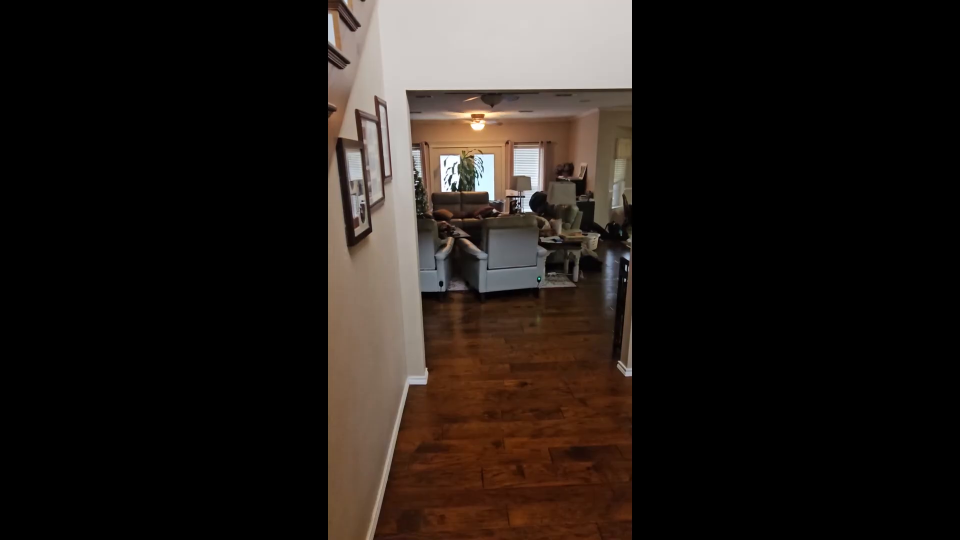
#> input picture frame 6 of drop.mp4, 1920 x 1080 px, given in place of aaaa.mp4, which was not available (shown at 1/2 size)
$ python test.py
#> lines starting #> are read from the running program, lines starting #| are printed output that depends on the picture; after the words box and inside, x2 and y2 are one past the last pixel; in counts of white or black regions, pixels touching at a corner belong together; pictures that were not available may be replaced by others from this repository, and a replacement may not be noted
import cv2

video_path = 'aaaa.mp4'
cap = cv2.VideoCapture(video_path)

fps = cap.get(cv2.CAP_PROP_FPS) or 30
frames_to_skip = int(0.5 * fps)

# Increased varThreshold to 100 to ignore small lighting changes/noise
fgbg = cv2.createBackgroundSubtractorMOG2(history=500, varThreshold=100, detectShadows=False)

skip_counter = 0

while cap.isOpened():
    ret, frame = cap.read()
#> frame is the input picture: shape (1080, 1920, 3); mean B, G, R 25, 29.2, 35.9
    if not ret: break

    # 1. Pre-processing: Blur the frame to remove high-frequency noise/grain
    # This prevents "salt and pepper" noise from being detected as movement
    blurred = cv2.GaussianBlur(frame, (21, 21), 0)

    # 2. Apply background subtraction on the blurred frame
    fgmask = fgbg.apply(blurred)
#> fgmask: shape (1080, 1920); every value is 255

    # 3. Morphological Operations: "Close" holes and "Dilate" the object
    # This joins nearby moving pixels into one solid mass
    kernel = cv2.getStructuringElement(cv2.MORPH_RECT, (5, 5))
    fgmask = cv2.dilate(fgmask, kernel, iterations=2)

    contours, _ = cv2.findContours(fgmask, cv2.RETR_EXTERNAL, cv2.CHAIN_APPROX_SIMPLE)
#> contours = [[[0, 0], [0, 1079], [1919, 1079], [1919, 0]]]

    detected = False
    for cnt in contours:
        # Increased area threshold to 1500 to ignore small moving artifacts
        if cv2.contourArea(cnt) > 1500:
            x, y, w, h = cv2.boundingRect(cnt)
            cv2.rectangle(frame, (x, y), (x + w, h + y), (0, 255, 0), 2)
            detected = True
#> this loop made 1 pass
#> (cnt, x, y, w, h, detected) on pass 1: ([[0, 0], [0, 1079], [1919, 1079], [1919, 0]], 0, 0, 1920, 1080, True)
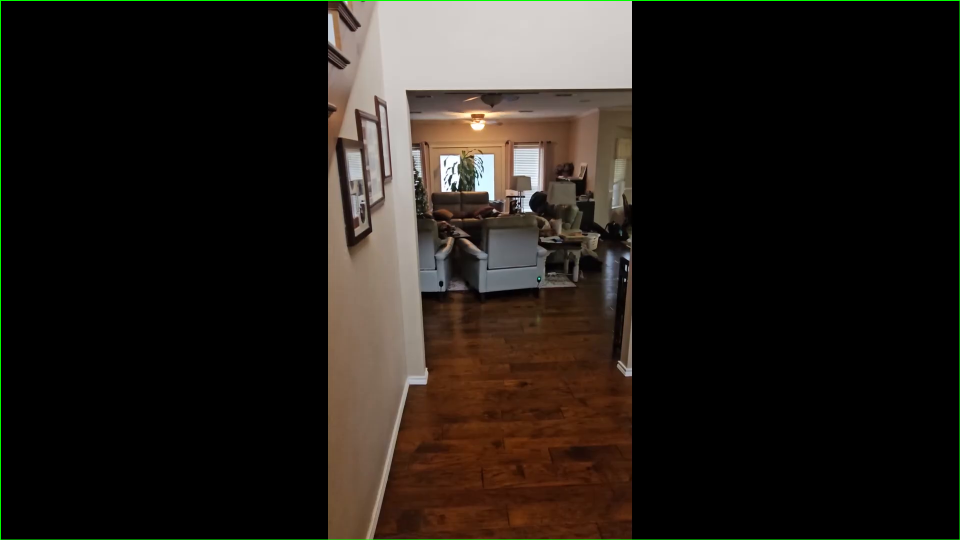
#> frame: shape (1080, 1920, 3) (shown at 1/2 size); 0.43% of pixels changed, all inside (x1, y1, x2, y2) = (0, 0, 1920, 1080)

    # 4. Logic for Skip/Pause
    if skip_counter > 0:
        skip_counter -= 1
        cv2.imshow('Free Fall Detection', frame)
        cv2.waitKey(1)
    elif detected:
        cv2.putText(frame, "DETECTION PAUSED - Press ENTER", (20, 40),
                    cv2.FONT_HERSHEY_SIMPLEX, 0.8, (0, 0, 255), 2)
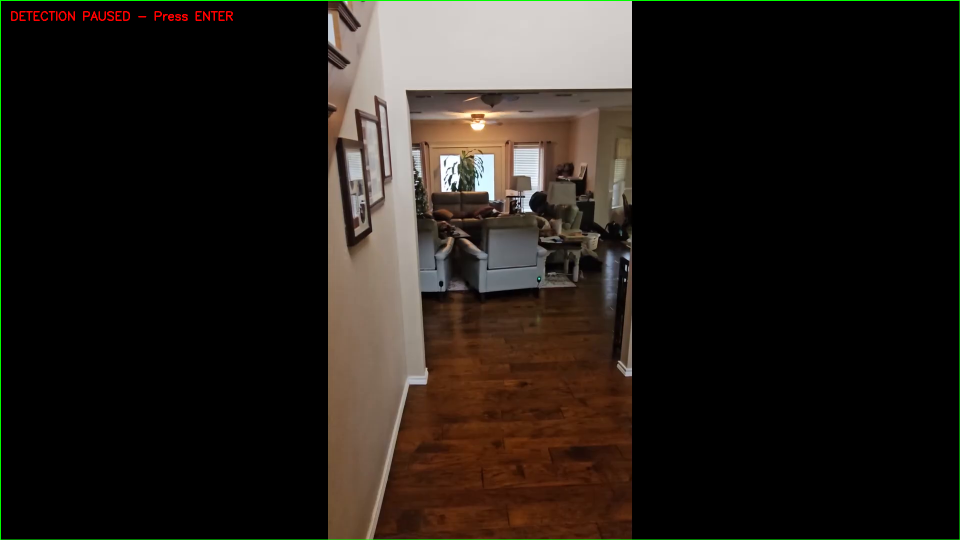
#> frame: shape (1080, 1920, 3) (shown at 1/2 size); 0.15% of pixels changed, all inside (x1, y1, x2, y2) = (22, 22, 466, 42)
        cv2.imshow('Free Fall Detection', frame)
        while True:
            key = cv2.waitKey(1) & 0xFF
#> (key q is pressed here)
            if key == 13:
                skip_counter = frames_to_skip
                break
            if key == ord('q'):
                cap.release(); cv2.destroyAllWindows(); exit()
#> (the program exits here)

$ run again, starting later in the video
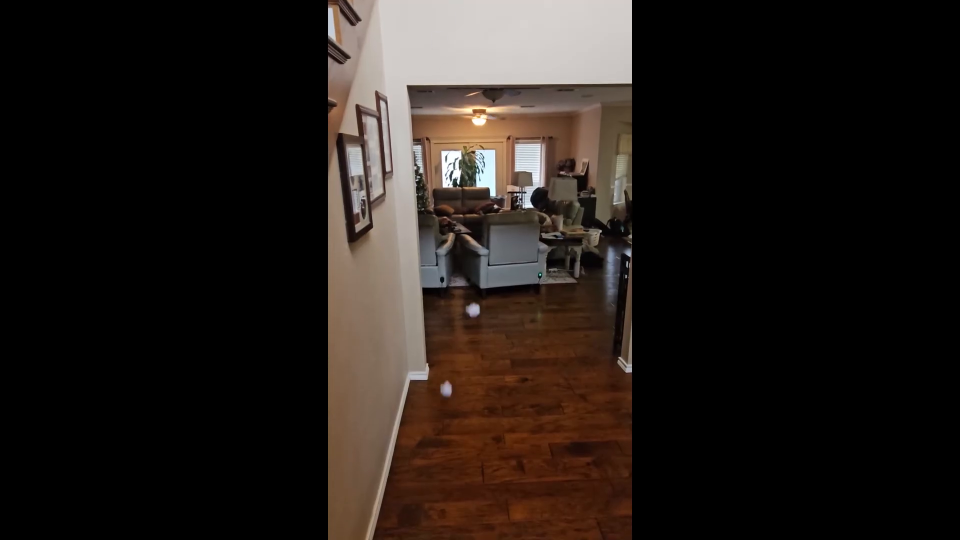
#> input picture frame 29 of drop.mp4, 1920 x 1080 px, given in place of aaaa.mp4, which was not available (shown at 1/2 size)
#> frame is the input picture: shape (1080, 1920, 3); mean B, G, R 24.8, 28.9, 35.7
#> fgmask: shape (1080, 1920); every value is 255
#> contours = [[[0, 0], [0, 1079], [1919, 1079], [1919, 0]]]
#> the loop `for cnt in contours:` made 1 pass
#> (cnt, x, y, w, h, detected) on pass 1: ([[0, 0], [0, 1079], [1919, 1079], [1919, 0]], 0, 0, 1920, 1080, True)
#> after the loop `for cnt in contours:`:
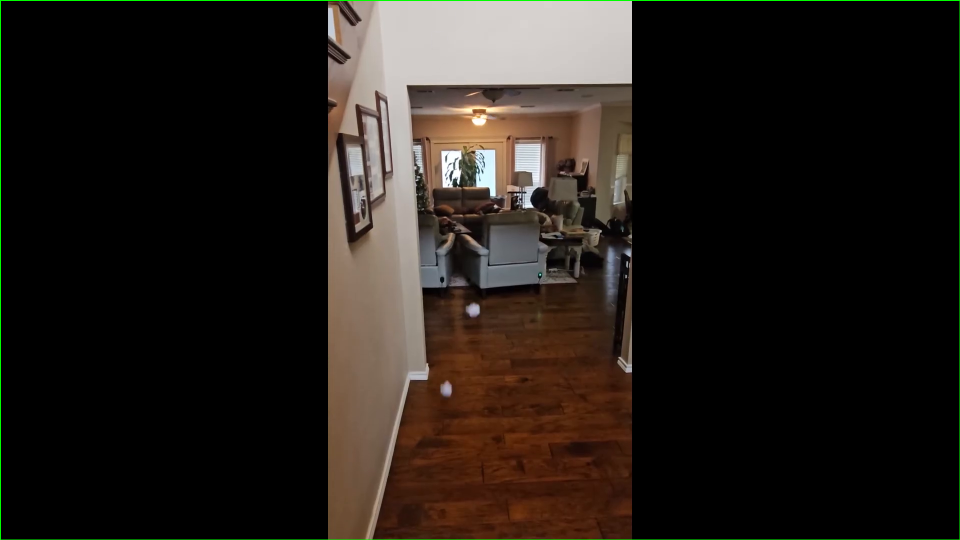
#> frame: shape (1080, 1920, 3) (shown at 1/2 size); 0.43% of pixels changed, all inside (x1, y1, x2, y2) = (0, 0, 1920, 1080)
#> `cv2.putText(frame, "DETECTION PAUSED - Press ENTER", (20, 40), cv2.FON..`:
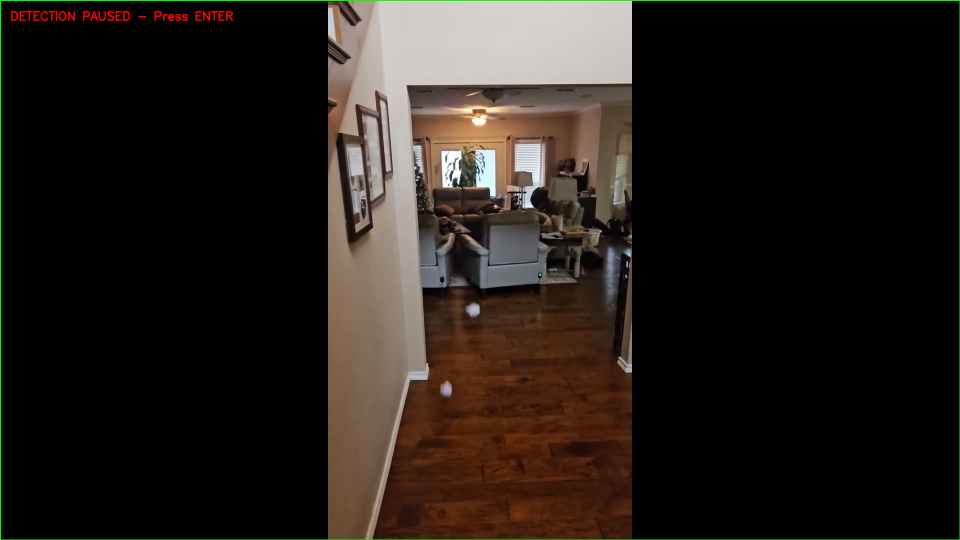
#> frame: shape (1080, 1920, 3) (shown at 1/2 size); 0.15% of pixels changed, all inside (x1, y1, x2, y2) = (22, 22, 466, 42)

$ run again, starting later in the video
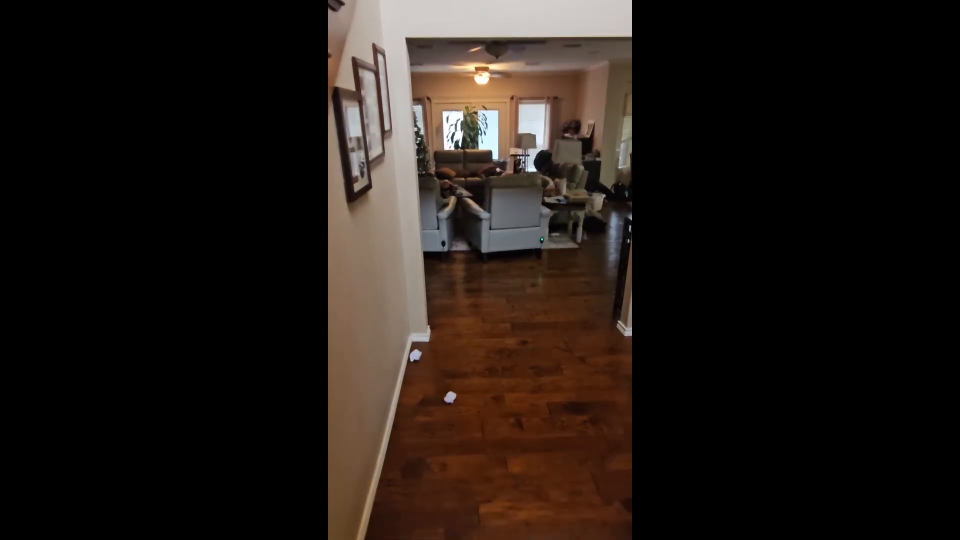
#> input picture frame 52 of drop.mp4, 1920 x 1080 px, given in place of aaaa.mp4, which was not available (shown at 1/2 size)
#> frame is the input picture: shape (1080, 1920, 3); mean B, G, R 20.6, 25.1, 32.7
#> fgmask: shape (1080, 1920); every value is 255
#> contours = [[[0, 0], [0, 1079], [1919, 1079], [1919, 0]]]
#> the loop `for cnt in contours:` made 1 pass
#> (cnt, x, y, w, h, detected) on pass 1: ([[0, 0], [0, 1079], [1919, 1079], [1919, 0]], 0, 0, 1920, 1080, True)
#> after the loop `for cnt in contours:`:
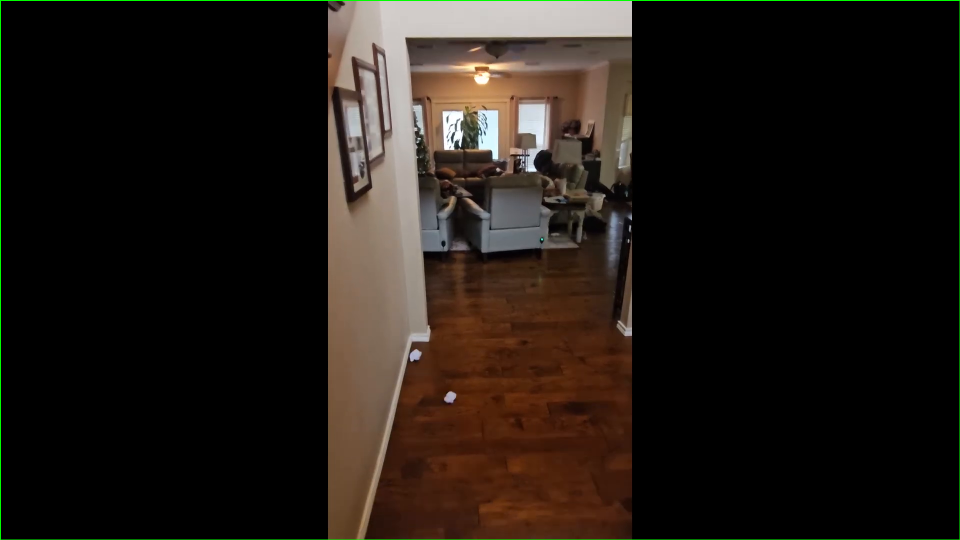
#> frame: shape (1080, 1920, 3) (shown at 1/2 size); 0.43% of pixels changed, all inside (x1, y1, x2, y2) = (0, 0, 1920, 1080)
#> `cv2.putText(frame, "DETECTION PAUSED - Press ENTER", (20, 40), cv2.FON..`:
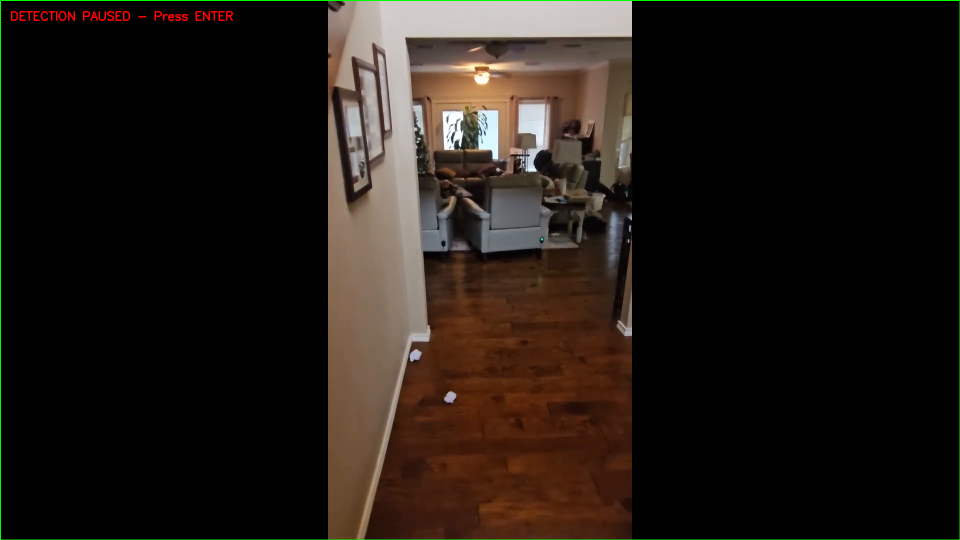
#> frame: shape (1080, 1920, 3) (shown at 1/2 size); 0.15% of pixels changed, all inside (x1, y1, x2, y2) = (22, 22, 466, 42)
